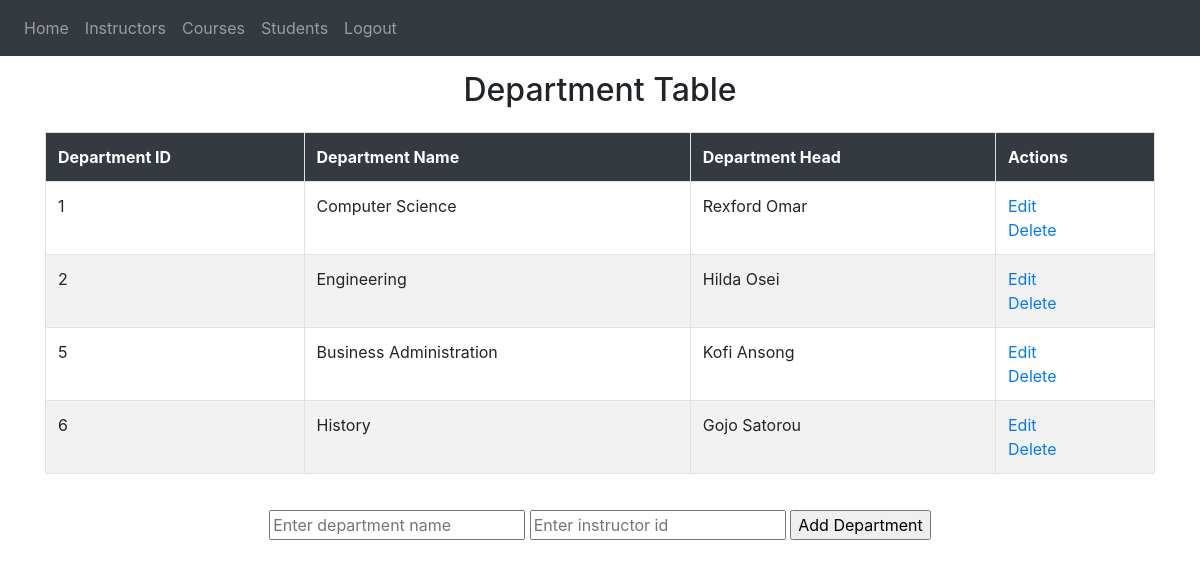
Screenshot of / (signed in) with the database file from the repository.
### website/models.py (models this page shows, shortened)
class Departments(db.Model):
    id = db.Column(db.Integer, primary_key=True)
    name = db.Column(db.String(150))
    instructors_id = db.Column(db.Integer)
    dept_hed = db.relationship('Instructors', backref='instructor', uselist=False)

class Instructors(db.Model):
    id = db.Column(db.Integer, primary_key=True)
    fullname = db.Column(db.String(150))
    email = db.Column(db.String(150), unique=True)
    dept_id = db.Column(db.Integer, db.ForeignKey('departments.id'))

### website/views.py (the view)
@views.route('/', methods=['GET', 'POST'])
@login_required
def home():
    if request.method == 'POST':
        department_name = request.form['name']
        dept_head = request.form['instructor']
        new_dept = Departments(name=department_name, instructors_id=dept_head)
        try:
            db.session.add(new_dept)
            db.session.commit()
            flash("New department added successfully", category='success')
            return redirect('/')
        except:
            flash("Failed to add new department", category='error')
    else:
        department = Departments.query.all()
        instruct = Instructors.query.all()
        return render_template("home.html", user=current_user, department=department, instruct=instruct)

### website/__init__.py (called while the page is built)
def create_app():
    app = Flask(__name__)
    app.config['SECRET_KEY'] = 'lhjfeinawfkjh asdfhlufjkjahl '
    app.config['SQLALCHEMY_DATABASE_URI'] = f'sqlite:///{DB_NAME}'
    db.init_app(app)
    from .views import views
    from .auth import auth
    app.register_blueprint(views, url_prefix='/')
    app.register_blueprint(auth, url_prefix='/')
    from .models import User, Departments, Instructors, Courses, Students
    create_database(app)
    login_manager = LoginManager()
    login_manager.login_view = 'auth.login'
    login_manager.init_app(app)
    @login_manager.user_loader
    def load_user(id):
        return User.query.get(int(id))
    return app

### website/templates/home.html (shortened to what this page needs)
{% extends "base.html" %}
{% block content %}
<h2 align='center'>Department Table</h2>
<table class="table table-striped table-bordered table-hover">
    <tr class="bg-dark text-white">
        <th>Department ID</th>
        <th>Department Name</th>
        <th>Department Head</th>
        <th>Actions</th>
    </tr>
    {% for d in department %}
        <tr>
            <td>{{ d.id }}</td>
            <td>{{ d.name }}</td>
            {% for i in instruct %} {% if d.instructors_id == i.id %}
            <td>{{ i.fullname }}</td>
            {% endif %}{% endfor %}
            <td>
                <a href="/update/{{d.id}}">Edit</a>
                <br>
                <a href="/delete/{{d.id}}">Delete</a>
            </td>
        </tr>
    {% endfor %}
</table>
<div class="form" align='center'>
    <form action="/" method="POST">
        <input type="text" name="name" id="name" required placeholder="Enter department name">
        <input type="text" name="instructor" id="instructor" required placeholder="Enter instructor id">
        <input type="submit" value="Add Department">
    </form>
</div>
{% endblock %}

### website/templates/base.html (style rules this page uses)
h2 { padding-top: 15px; padding-bottom: 15px; }
.form { padding-top: 20px; padding-bottom: 20px; }

### rows the page displays
Departments: id "1", name "Computer Science"
Instructors: fullname "Rexford Omar"
Departments: id "2", name "Engineering"
Instructors: fullname "Hilda Osei"
Departments: id "5", name "Business Administration"
Instructors: fullname "Kofi Ansong"
Departments: id "6", name "History"
Instructors: fullname "Gojo Satorou"
